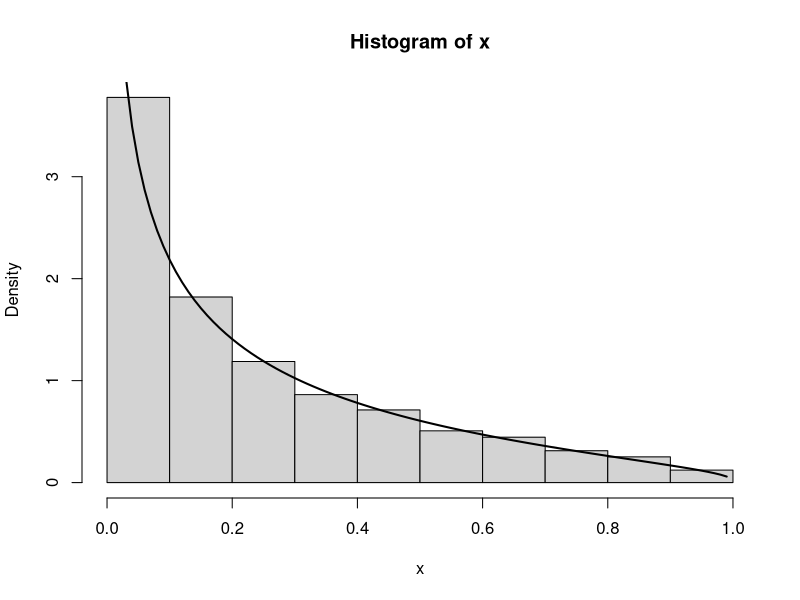
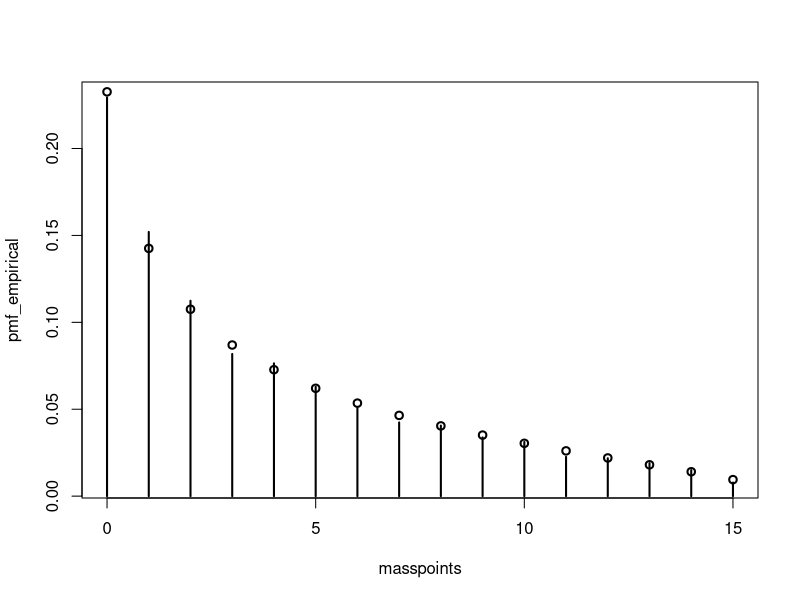
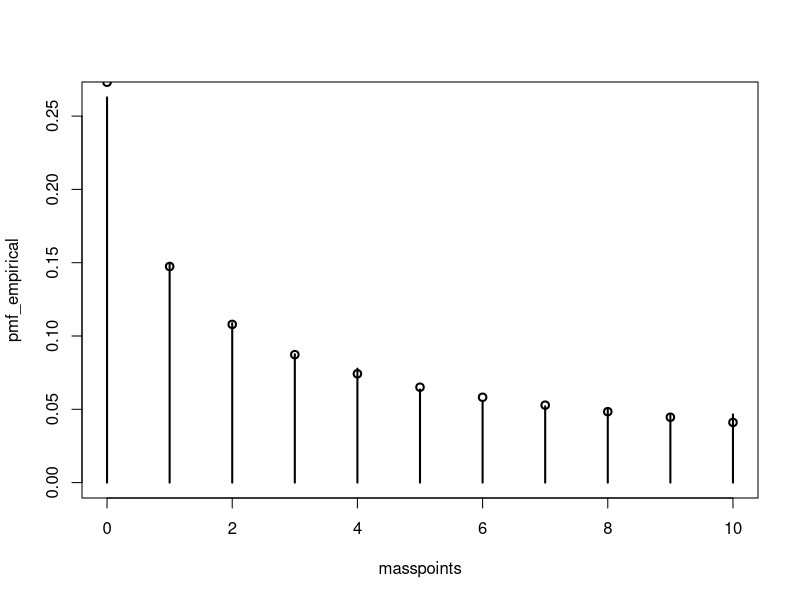
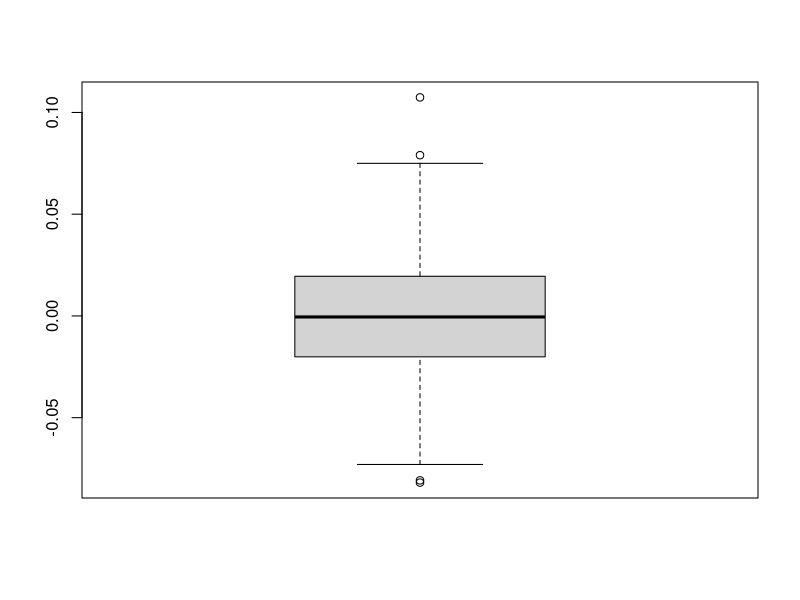
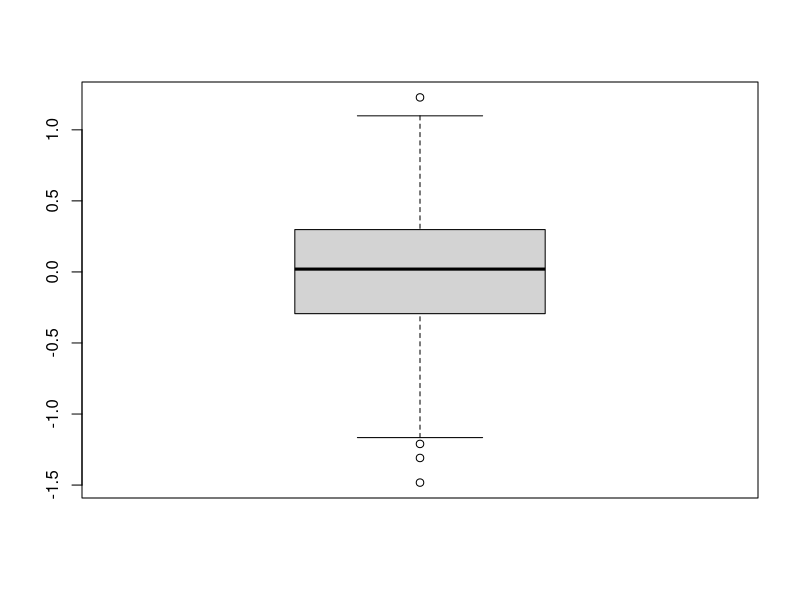
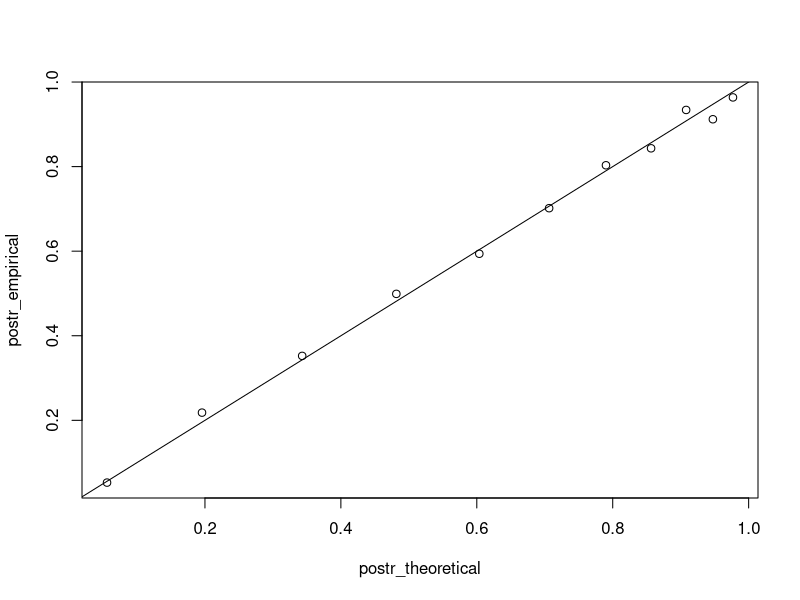

Write the R code that produced these figures, in order.
# generate from carpal distribution
rcarpal = function(n, shift) {
	z = rnorm(n)
	success_rate = pnorm(z+shift)
	return(success_rate)
}

# carpal density
dcarpal = function(x, shift) {
	in_range = 0<=x&x<=1
	density_in_range = dnorm(qnorm(x)-shift)/dnorm(qnorm(x))
	return(ifelse(in_range, density_in_range, 0))
}

# test: rcarpal vs dcarpal
set.seed(457)
with(new.env(), {
	# parameters
	sampsize = 4e3
	shift = -1
	# generate and plot
	x = rcarpal(sampsize, shift)
	hist(x, freq=FALSE)
	curve(dcarpal(x, shift=shift), from=0, to=1, lwd=2, add=TRUE)
})

# generate from carpal binomial hierarchy
rcarpbin = function(n, size, shift) {
	success_rate = rcarpal(n, shift=shift)
	success_count = rbinom(n, size=size, prob=success_rate)
	return(success_count)
}

# carpal binomial hierarchy PMF
dcarpbin = function(x, size, shift) {
	# function for single inputs
	f = function(x, size, shift) {
		fun_to_integrate = function(u) {
			dbinom(x, size=size, prob=u)*dcarpal(u, shift=shift)
		} # using dcarpal is better than dnorm
		integrate(fun_to_integrate, lower=0, upper=1)$value
	}
	# apply for multiple inputs
	return(mapply(f, x=x, size=size, shift=shift))
}

# test: `rcarpbin` vs `dcarpbin`
set.seed(521)
with(new.env(), {
	# parameters
	sampsize = 5e3
	shift = -0.9
	size = 15
	# work generate
	x = rcarpbin(sampsize, size=size, shift=shift)
	masspoints = 0:size
	# calculate PMFs
	pmf_empirical = setNames(sapply(masspoints, function(v) {
		mean(x==v)
	}), masspoints)
	pmf_theoretical = setNames(dcarpbin(masspoints, size=size, shift=shift), 
	masspoints)
	# compare empirical vs theoretical
	plot(masspoints, pmf_empirical, type='h', lwd=2)
	points(masspoints, pmf_theoretical, pch=1, lwd=2)
	round(pmf_empirical-pmf_theoretical, 3)
})

# generate from AO0 hierarchy
rao0 = function(n, size, steepness, prevalence) {
	generated_class0 = rcarpbin(n, size=size, shift=steepness)
	generated_class1 = rcarpbin(n, size=size, shift=0)
	class_label = sample(0:1, size=n, prob=c(1-prevalence, prevalence), 
	replace=TRUE)
	success_count = ifelse(class_label==1, generated_class1, generated_class0)
	return(success_count)
}

# AO0 hierarchy PMF
dao0 = function(x, size, steepness, prevalence) {
	pmf_class0 = dcarpbin(x, size=size, shift=steepness)
	pmf_class1 = dcarpbin(x, size=size, shift=0)
	pmf_mix = prevalence*pmf_class1+(1-prevalence)*pmf_class0
	return(pmf_mix)
}

# test: `dao0` vs `dcarpbin`
with(new.env(), {
	# parameters
	shift = -1
	size = 15
	# calculate PMFs
	masspoints = 0:size
	pmf_a = dcarpbin(masspoints, size=size, shift=shift)
	pmf_b = dao0(masspoints, size=size, steepness=shift, prevalence=0)
	# compare
	round(pmf_b-pmf_a, 3)
})

# test: `rao0` vs `dao0`
set.seed(608)
with(new.env(), {
	# parameters
	sampsize = 4e3
	steepness = -1.22
	size = 10
	prevalence = 0.4
	# generate
	masspoints = 0:size
	x = rao0(sampsize, size=size, steepness=steepness, prevalence=prevalence)
	# calculate PMFs
	pmf_theoretical = setNames(dao0(masspoints, size=size, 
	steepness=steepness, prevalence=prevalence), masspoints)
	pmf_empirical = setNames(sapply(masspoints, function(v) {
		mean(x==v)
	}), masspoints)
	# compare empirical vs theoretical
	plot(masspoints, pmf_empirical, type='h', lwd=2, 
	ylim=c(0, max(pmf_empirical)))
	points(masspoints, pmf_theoretical, pch=1, lwd=2)
	round(pmf_empirical-pmf_theoretical, 3)
})

# moment for AO0
moment_ao0 = function(power, size, steepness, prevalence) {
	masspoints = (0:size)^power
	pmf = dao0(masspoints, size=size, steepness=steepness, 
	prevalence=prevalence)
	expected = sum(masspoints*pmf)
	return(expected)
}

# expectation for AO0
expect_ao0 = function(size, steepness, prevalence) {
	return(moment_ao0(power=1, size=size, steepness=steepness, 
	prevalence=prevalence))
}

# variance for AO0
var_ao0 = function(size, steepness, prevalence) {
	masspoints = 0:size
	pmf = dao0(masspoints, size=size, steepness=steepness, 
	prevalence=prevalence)
	first_moment = sum(masspoints*pmf)
	squared_deviation = (masspoints-first_moment)^2
	return(sum(pmf*squared_deviation))
}

# test: expect_ao0 vs rao0
set.seed(412)
(function(x) {
	print(mean(x))
	print(median(x)) 
	boxplot(x)
})(replicate(400, {
	# parameters
	sampsize = 10e3
	steepness = -1
	size = 10
	prevalence = 0.4
	# generate
	masspoints = 0:size
	x = rao0(sampsize, size=size, steepness=steepness, prevalence=prevalence)
	# calculate mean
	expected_theoretical = expect_ao0(size=size, steepness=steepness, 
	prevalence=prevalence)
	expected_empirical = mean(x)
	# compare empirical vs theoretical
	expected_empirical-expected_theoretical
}))

# test: var_ao0 vs rao0
set.seed(412)
(function(x) {
	print(mean(x))
	print(median(x)) 
	boxplot(x)
})(replicate(400, {
	# parameters
	sampsize = 10e3
	steepness = -2.1
	size = 20
	prevalence = 0.6
	# generate
	masspoints = 0:size
	x = rao0(sampsize, size=size, steepness=steepness, prevalence=prevalence)
	# calculate mean
	var_theoretical = var_ao0(size=size, steepness=steepness, 
	prevalence=prevalence)
	var_empirical = var(x)
	# compare empirical vs theoretical
	var_empirical-var_theoretical
}))

# posterior CNR probability for AO0
calc_postr_cnr_ao0 = function(x, size, steepness, prevalence) {
	likelihood_class0 = dcarpbin(x, size=size, shift=steepness)
	likelihood_class1 = dcarpbin(x, size=size, shift=0)
	postr_numerator = prevalence*likelihood_class1
	postr_denominator = postr_numerator+(1-prevalence)*likelihood_class0
	postr = postr_numerator/postr_denominator
	return(postr)
}

# test: `calc_postr_cnr_ao0` vs `rao0`
set.seed(506)
with(new.env(), {
	# parameters
	sampsize = 10e3
	steepness = -2
	size = 10
	prevalence = 0.3
	# generate
	y = sample(0:1, size=sampsize, prob=c(1-prevalence, prevalence), 
	replace=TRUE)
	x_class0 = rcarpbin(sampsize, size=size, shift=steepness)
	x_class1 = rcarpbin(sampsize, size=size, shift=0)
	x = ifelse(y==1, x_class1, x_class0)
	# calculate probabilities
	freq = table(y, x)
	postr_empirical = freq[2,]/colSums(freq)
	postr_theoretical = calc_postr_cnr_ao0(0:size, size=size, 
	steepness=steepness, prevalence=prevalence)
	# compare empirical vs theoretical
	plot(postr_theoretical, postr_empirical); abline(0:1)
	round(postr_empirical-postr_theoretical, 3)
})

# convert p value to success count
pval2count = function(pval, size) {
	success_count = pval*(size+1)-1
	return(success_count)
}
